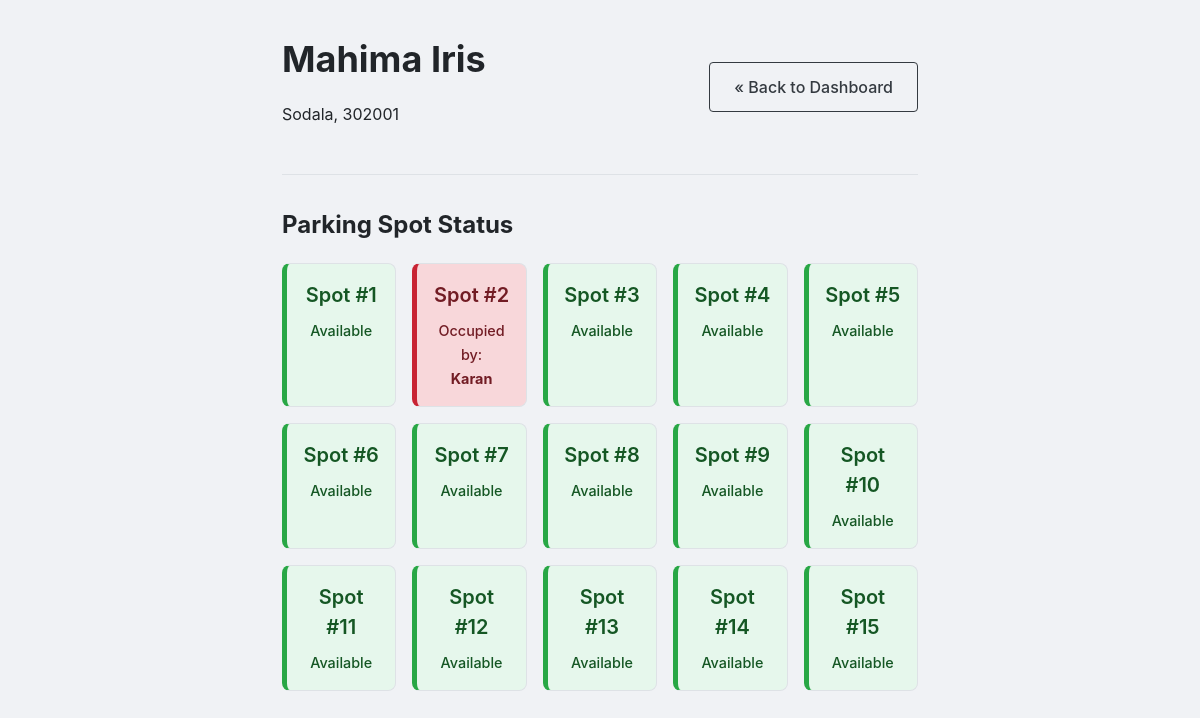
The page /admin/lot/2 (signed in) on the database its author committed.
### models/database.py (models this page shows, shortened)
class ParkingLot(db.Model):
    __tablename__ = 'parking_lot'
    id = db.Column(db.Integer, primary_key=True)
    name = db.Column(db.String(50), nullable=False)
    address = db.Column(db.String(100), nullable=False)
    pincode = db.Column(db.String(10), nullable=False)
    capacity = db.Column(db.Integer, nullable=False)
    price_per_hour = db.Column(db.Float, nullable=False)
    spots = db.relationship('ParkingSpot', backref='lot', lazy=True, cascade="all, delete-orphan")

class ParkingSpot(db.Model):
    __tablename__ = 'parking_spot'
    id = db.Column(db.Integer, primary_key=True)
    lot_id = db.Column(db.Integer, db.ForeignKey('parking_lot.id'), nullable=False)
    spot_number = db.Column(db.Integer, nullable=False)
    status = db.Column(db.String(1), default='A', nullable=False) # 'A' for Available, 'O' for Occupied, 'R' for Reserved
    reservations = db.relationship('Reservation', backref='spot', lazy=True, cascade="all, delete-orphan")

class Reservation(db.Model):
    __tablename__ = 'reservation'
    id = db.Column(db.Integer, primary_key=True)
    spot_id = db.Column(db.Integer, db.ForeignKey('parking_spot.id'), nullable=False)
    user_id = db.Column(db.Integer, db.ForeignKey('user.id'), nullable=False)
    start_time = db.Column(db.DateTime, nullable=True)
    end_time = db.Column(db.DateTime, nullable=True)
    total_cost = db.Column(db.Float, nullable=True)

class User(db.Model):
    __tablename__ = 'user'
    id = db.Column(db.Integer, primary_key=True)
    email = db.Column(db.String(120), unique=True, nullable=False)
    full_name = db.Column(db.String(50), nullable=False)
    password_hash = db.Column(db.String(128), nullable=False)
    is_admin = db.Column(db.Boolean, default=False, nullable=False)
    address = db.Column(db.String(100), nullable=False)
    pincode = db.Column(db.String(10), nullable=False)
    reservations = db.relationship('Reservation', backref='spot', lazy=True, cascade="all, delete-orphan")
    reservations = db.relationship('Reservation', backref='user', lazy=True, cascade="all, delete-orphan")

### routes/admin_routes.py (the view)
@admin_bp.route('/admin/lot/<int:lot_id>')
def lot_details(lot_id):
    if not session.get('is_admin'):
        flash('You must be an admin to view this page.', 'danger')
        return redirect(url_for('auth.login'))
    lot = ParkingLot.query.options(
        joinedload(ParkingLot.spots).subqueryload(ParkingSpot.reservations)
    ).get(lot_id)
    if not lot:
        return "Lot not found", 404
    return render_template('admin/lot_details.html', lot=lot)

### templates/admin/lot_details.html
{% extends "layout.html" %}
{% block content %}
<div class="dashboard-container">
    <div class="dashboard-header">
        <div>
            <h1>{{ lot.name }}</h1>
            <p class="lot-meta">{{ lot.address }}, {{ lot.pincode }}</p>
        </div>
        <a href="{{ url_for('admin.admin_dashboard') }}" class="btn btn-outline">&laquo; Back to Dashboard</a>
    </div>
    <hr>
    <h2>Parking Spot Status</h2>
    <div class="spot-grid">
        {% for spot in lot.spots %}
        <div class="spot-card status-{{ spot.status }}">
            <span class="spot-number">Spot #{{ spot.spot_number }}</span>
            <span class="spot-status">
                {% if spot.status == 'A' %}
                    Available
                {% else %}
                    {% for res in spot.reservations %}
                        {% if res.end_time is none %}
                            {% if spot.status == 'R' %}
                                Reserved by: <br><strong>{{ res.user.full_name }}</strong>
                            {% elif spot.status == 'O' %}
                                Occupied by: <br><strong>{{ res.user.full_name }}</strong>
                            {% endif %}
                        {% endif %}
                    {% endfor %}
                {% endif %}
            </span>
        </div>
        {% endfor %}
    </div>
</div>
{% endblock %}

### Static/style.css (style rules this page uses)
html { box-sizing: border-box; }
*, *:before, *:after { box-sizing: inherit; }
body { margin: 0; font-family: -apple-system, BlinkMacSystemFont, "Segoe UI", Roboto, "Helvetica Neue", Arial, sans-serif; background-color: #f0f2f5; color: #212529; line-height: 1.5; }
.btn { display: inline-block; font-weight: 500; text-align: center; cursor: pointer; border: 1px solid transparent; padding: 0.75rem 1.5rem; font-size: 1rem; border-radius: 0.25rem; text-decoration: none; transition: all 0.2s ease-in-out; }
.btn-outline { color: #343a40; border-color: #343a40; background-color: transparent; }
.dashboard-container { max-width: 900px; }
.dashboard-header { display: flex; justify-content: space-between; align-items: center; margin-bottom: 1rem; }
.dashboard-header h1 { margin: 0; font-size: 2.25rem; }
hr { margin: 2rem 0; border: 0; border-top: 1px solid #dee2e6; }
.spot-grid { display: grid; grid-template-columns: repeat(auto-fill, minmax(100px, 1fr)); gap: 1rem; }
.spot-card { border: 1px solid #dee2e6; border-radius: 0.5rem; padding: 1rem; text-align: center; font-weight: 500; }
.spot-card .spot-number { display: block; font-size: 1.25rem; font-weight: 600; margin-bottom: 0.5rem; }
.spot-card .spot-status { font-size: 0.9rem; }
.spot-card.status-A { background-color: #e6f7ec; border-left: 5px solid #28a745; color: #155724; }
.spot-card.status-O { background-color: #f8d7da; border-left: 5px solid #c82333; color: #721c24; }

### rows shown on the page
ParkingLot: name "Mahima Iris", address "Sodala", pincode "302001"
ParkingSpot: spot_number "1", status "Available"
ParkingSpot: spot_number "2"
Reservation: user.full_name "Karan"
ParkingSpot: spot_number "3", status "Available"
ParkingSpot: spot_number "4", status "Available"
ParkingSpot: spot_number "5", status "Available"
ParkingSpot: spot_number "6", status "Available"
ParkingSpot: spot_number "7", status "Available"
ParkingSpot: spot_number "8", status "Available"
ParkingSpot: spot_number "9", status "Available"
ParkingSpot: spot_number "10", status "Available"
ParkingSpot: spot_number "11", status "Available"
ParkingSpot: spot_number "12", status "Available"
ParkingSpot: spot_number "13", status "Available"
ParkingSpot: spot_number "14", status "Available"
ParkingSpot: spot_number "15", status "Available"
